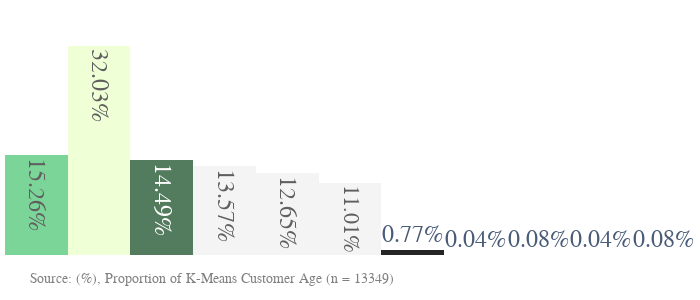

The notebook cell this image was saved under:
### Code cell
#Visualizing the data - Age

new_age = new_data[(new_data['age_SS']>-0.5)&(new_data['list_price']>0)]

#Plotting
colors = ['#f3f3f3',] * 6
colors[0] ='#65cd87'
colors[1] = '#edffcf'
colors[2] = '#366442'

fig = go.Figure()
fig.add_trace(go.Histogram(
    x=new_age.age,
    y=new_age.list_price,
    name='Target', # name used in legend and hover labels
    xbins=dict( # bins used for histogram
        start=new_age.age.min(),
        end=new_age.age.max(),
        size=5
    ),
    marker_color=colors,
    opacity=0.85,
    histnorm='percent',
    texttemplate="%{y:.2f}%",
    textfont=dict(family = 'Arial Black',
                  size = 24)
))
fig.update_layout(width=700, 
                  height=300, 
                  margin=dict(l=5,r=5,b=45,t=35,pad=4), 
                  paper_bgcolor="white", 
                  plot_bgcolor='white')

fig.add_annotation(text="Source: (%), Proportion of K-Means Customer Age (n = 13349)",
                    showarrow=False,
                    font=dict(size=13.5, color='gray', family='Arial'),
                    x = .30,
                    xanchor = 'center',
                    xref = 'paper',
                    y = -.15,
                    yanchor = 'bottom',
                    yref = 'paper')

fig.update_xaxes(showticklabels=False, showgrid=False)
fig.update_traces(hovertemplate="Total: %{y:.2f}% \n Age: %{x}", 
                  selector=dict(type='histogram'))
fig.update_yaxes(showticklabels=False, showgrid=False) # hide all the xticks

### Figure 1 — Plotly figure (JSON) as saved in the notebook; plotly's stock layout.template omitted (floating-point values rounded to 4 significant figures; data arrays with more than 128 entries replaced by an {"elided": "..."} marker saying what was removed)
{"data": [{"histnorm": "percent", "hovertemplate": "Total: %{y:.2f}% \n Age: %{x}", "marker": {"color": ["#65cd87", "#edffcf", "#366442", "#f3f3f3", "#f3f3f3", "#f3f3f3"]}, "name": "Target", "opacity": 0.85, "textfont": {"family": "Arial Black", "size": 24}, "texttemplate": "%{y:.2f}%", "type": "histogram", "x": {"elided": "13333 float values"}, "xbins": {"end": 90.5, "size": 5, "start": 38.4}, "y": {"elided": "13333 float values"}}], "layout": {"annotations": [{"font": {"color": "gray", "family": "Arial", "size": 13.5}, "showarrow": false, "text": "Source: (%), Proportion of K-Means Customer Age (n = 13349)", "x": 0.3, "xanchor": "center", "xref": "paper", "y": -0.15, "yanchor": "bottom", "yref": "paper"}], "height": 300, "margin": {"b": 45, "l": 5, "pad": 4, "r": 5, "t": 35}, "paper_bgcolor": "white", "plot_bgcolor": "white", "width": 700, "xaxis": {"showgrid": false, "showticklabels": false}, "yaxis": {"showgrid": false, "showticklabels": false}}}
